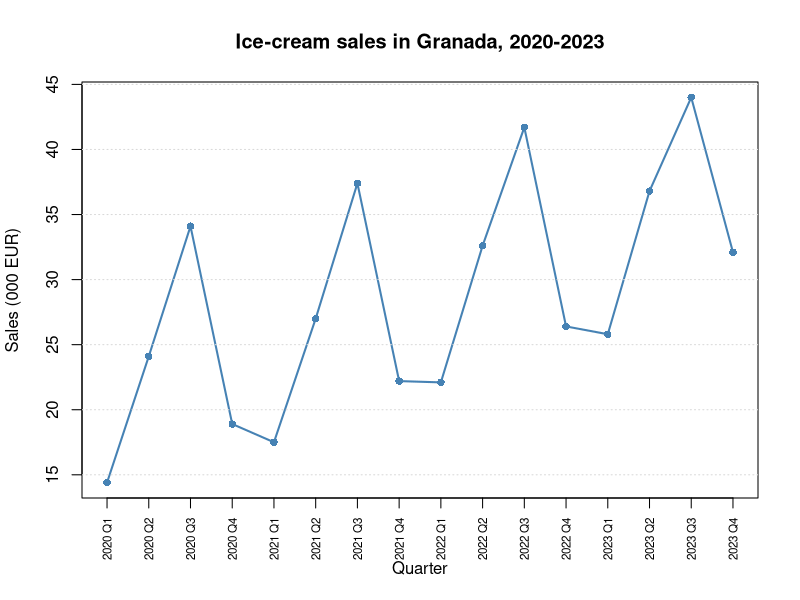
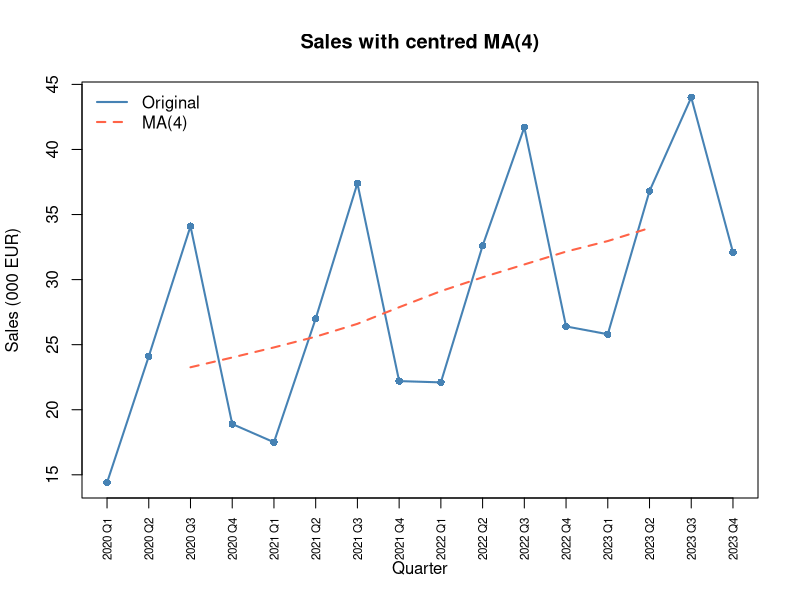
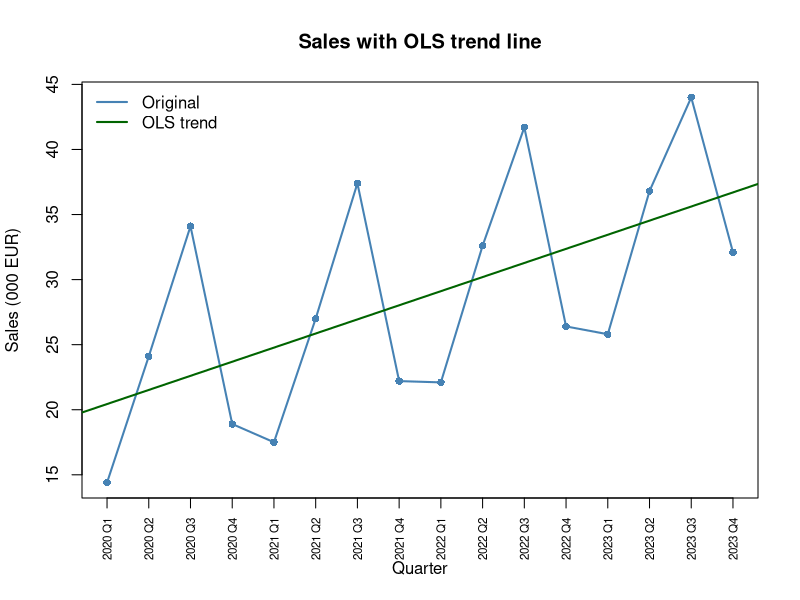
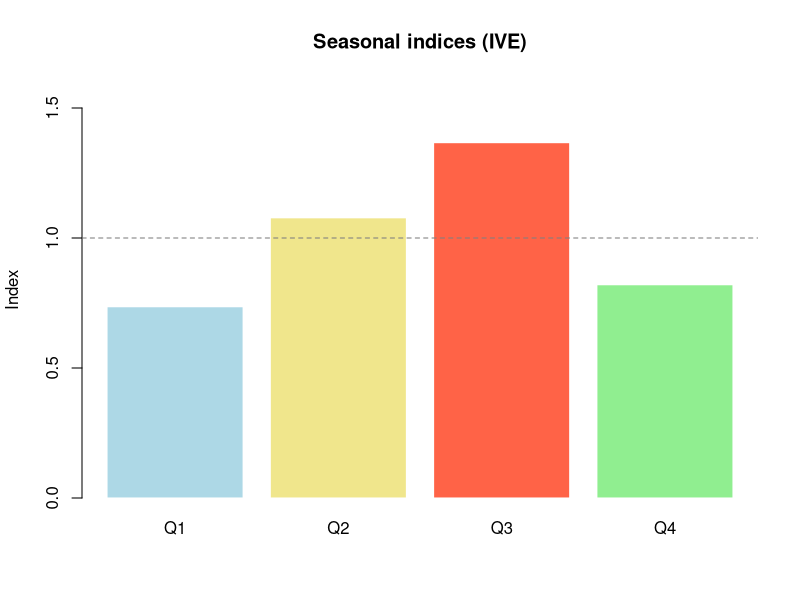
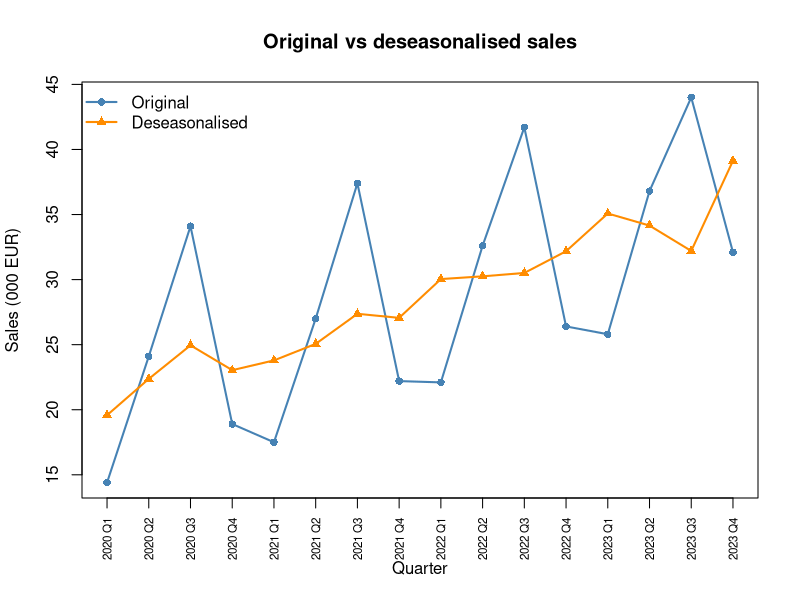
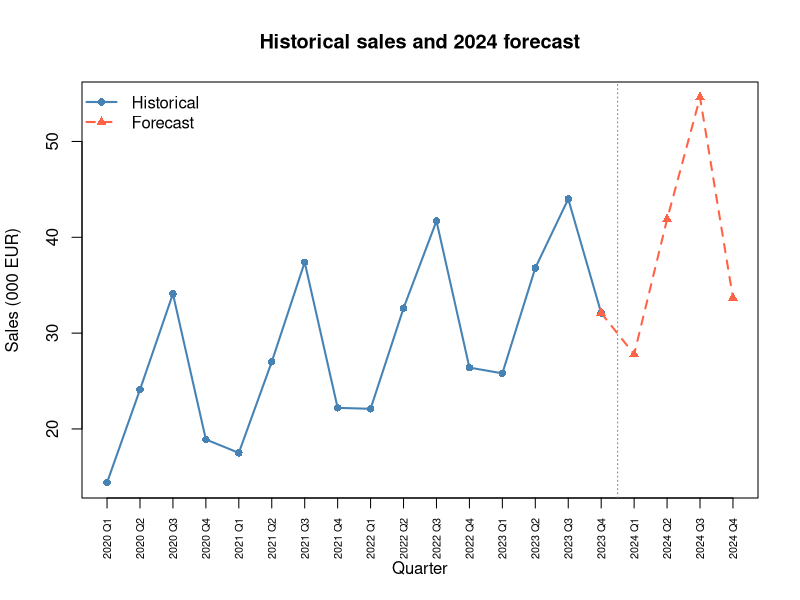

The R script that drew these images, in order:
## ---- chunk 1
#| message: false
#| warning: false
set.seed(2026)
## ---- chunk 2
quarters <- paste0(rep(2020:2023, each = 4), " Q", 1:4)
trend    <- seq(20, 35, length.out = 16)
seasonal <- c(-6, 4, 12, -4)            # repeats each year
noise    <- round(rnorm(16, 0, 0.8), 1)
sales    <- round(trend + rep(seasonal, 4) + noise, 1)

ts_data <- data.frame(Period = quarters, t = 1:16, Sales = sales)
ts_data
## ---- chunk 3
plot(1:16, sales, type = "o", pch = 16, col = "steelblue", lwd = 2,
     xaxt = "n", xlab = "Quarter", ylab = "Sales (000 EUR)",
     main = "Ice-cream sales in Granada, 2020-2023")
axis(1, at = 1:16, labels = quarters, las = 2, cex.axis = 0.7)
grid(nx = NA, ny = NULL, col = "grey85")
## ---- chunk 4
ma4_raw <- stats::filter(sales, rep(1/4, 4), sides = 2)
ma4     <- stats::filter(ma4_raw, c(1/2, 1/2), sides = 1)

ts_data$MA4 <- round(as.numeric(ma4), 2)
ts_data[, c("Period", "Sales", "MA4")]
## ---- chunk 5
plot(1:16, sales, type = "o", pch = 16, col = "steelblue", lwd = 2,
     xaxt = "n", xlab = "Quarter", ylab = "Sales (000 EUR)",
     main = "Sales with centred MA(4)")
lines(1:16, ma4, col = "tomato", lwd = 2, lty = 2)
axis(1, at = 1:16, labels = quarters, las = 2, cex.axis = 0.7)
legend("topleft", legend = c("Original", "MA(4)"),
       col = c("steelblue", "tomato"), lwd = 2, lty = c(1, 2), bty = "n")
## ---- chunk 6
model <- lm(Sales ~ t, data = ts_data)
coef(model)

ts_data$Trend <- round(fitted(model), 2)
## ---- chunk 7
plot(1:16, sales, type = "o", pch = 16, col = "steelblue", lwd = 2,
     xaxt = "n", xlab = "Quarter", ylab = "Sales (000 EUR)",
     main = "Sales with OLS trend line")
abline(model, col = "darkgreen", lwd = 2)
axis(1, at = 1:16, labels = quarters, las = 2, cex.axis = 0.7)
legend("topleft", legend = c("Original", "OLS trend"),
       col = c("steelblue", "darkgreen"), lwd = 2, bty = "n")
## ---- chunk 8
ts_data$Ratio <- round(sales / ts_data$Trend, 4)
ts_data[, c("Period", "Sales", "Trend", "Ratio")]
## ---- chunk 9
quarter_num <- rep(1:4, 4)
raw_ive     <- tapply(ts_data$Ratio, quarter_num, mean)
ive         <- raw_ive * (4 / sum(raw_ive))
names(ive)  <- paste0("Q", 1:4)
round(ive, 4)
cat("Sum of IVE:", round(sum(ive), 4), "\n")
## ---- chunk 10
barplot(ive, col = c("lightblue", "khaki", "tomato", "lightgreen"),
        border = "white", ylim = c(0, 1.6),
        main = "Seasonal indices (IVE)", ylab = "Index")
abline(h = 1, lty = 2, col = "grey50")
## ---- chunk 11
ts_data$IVE    <- rep(round(ive, 4), 4)
ts_data$Deseas <- round(sales / rep(ive, 4), 2)
ts_data[, c("Period", "Sales", "IVE", "Deseas")]
## ---- chunk 12
plot(1:16, sales, type = "o", pch = 16, col = "steelblue", lwd = 2,
     xaxt = "n", xlab = "Quarter", ylab = "Sales (000 EUR)",
     main = "Original vs deseasonalised sales")
lines(1:16, ts_data$Deseas, type = "o", pch = 17, col = "darkorange", lwd = 2)
axis(1, at = 1:16, labels = quarters, las = 2, cex.axis = 0.7)
legend("topleft", legend = c("Original", "Deseasonalised"),
       col = c("steelblue", "darkorange"), pch = c(16, 17), lwd = 2, bty = "n")
## ---- chunk 13
t_new      <- 17:20
trend_new  <- coef(model)[1] + coef(model)[2] * t_new
forecast   <- round(trend_new * ive, 2)
fc_labels  <- paste0("2024 Q", 1:4)

fc_table <- data.frame(Period = fc_labels, t = t_new,
                       Trend = round(trend_new, 2),
                       IVE = round(ive, 4), Forecast = forecast)
fc_table
## ---- chunk 14
all_sales  <- c(sales, forecast)
all_labels <- c(quarters, fc_labels)

plot(1:20, all_sales, type = "n", xaxt = "n",
     xlab = "Quarter", ylab = "Sales (000 EUR)",
     main = "Historical sales and 2024 forecast")
lines(1:16, sales, type = "o", pch = 16, col = "steelblue", lwd = 2)
lines(16:20, c(sales[16], forecast), type = "o", pch = 17,
      col = "tomato", lwd = 2, lty = 2)
axis(1, at = 1:20, labels = all_labels, las = 2, cex.axis = 0.65)
abline(v = 16.5, lty = 3, col = "grey50")
legend("topleft", legend = c("Historical", "Forecast"),
       col = c("steelblue", "tomato"), pch = c(16, 17),
       lty = c(1, 2), lwd = 2, bty = "n")
## ---- chunk 15
add_residual <- sales - ts_data$Trend
add_raw      <- tapply(add_residual, quarter_num, mean)
add_ive      <- add_raw - mean(add_raw)
names(add_ive) <- paste0("Q", 1:4)
round(add_ive, 2)
cat("Sum:", round(sum(add_ive), 4), "\n")
